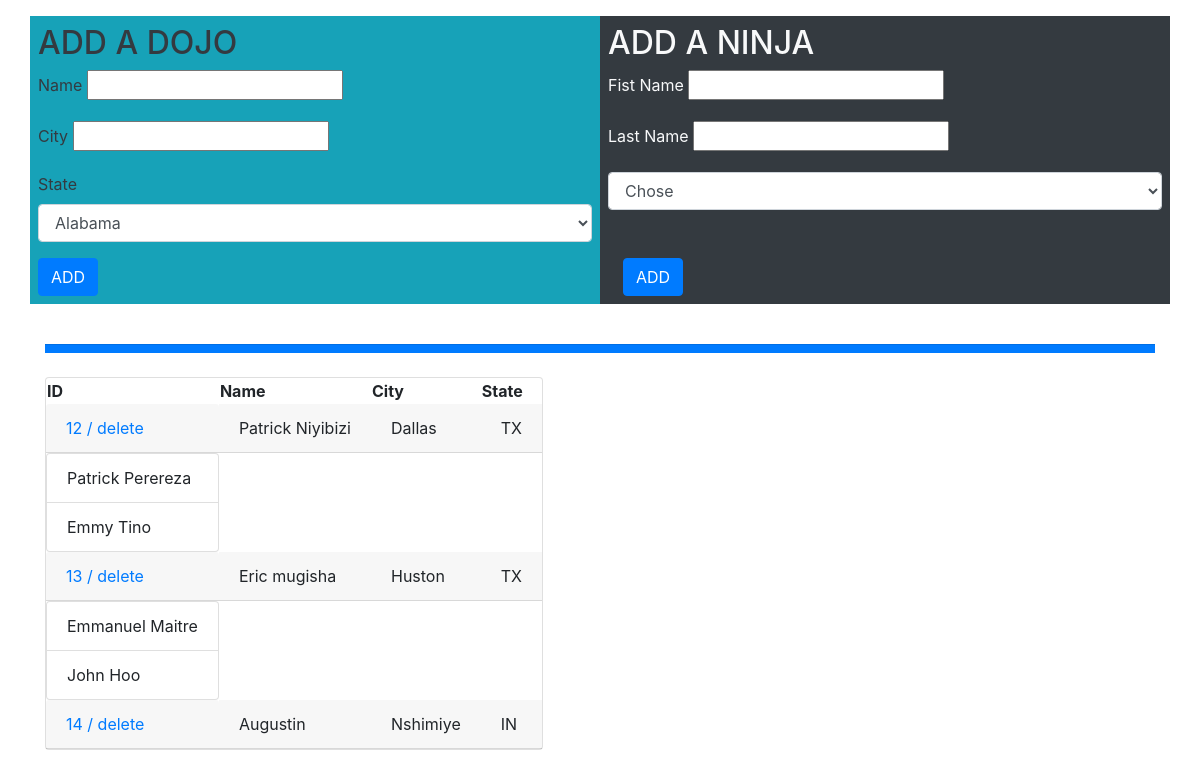
The page / on the database its author committed.
### dojoandninja_app/models.py (models this page shows)
class Dojo(models.Model):
    name = models.CharField(max_length=255)
    city= models.CharField(max_length=255)
    state= models.CharField(max_length=2)
    updated_at = models.DateTimeField(auto_now_add=True)
    created_at = models.DateTimeField(auto_now_add=True)

class Ninja(models.Model):
    first_name = models.CharField(max_length=255)
    last_name = models.CharField(max_length=255)
    dojo=models.ForeignKey(Dojo,related_name="ninjas", on_delete=models.CASCADE)
    updated_at = models.DateTimeField(auto_now_add=True)
    created_at = models.DateTimeField(auto_now=True)

### dojoandninja_app/views.py (the view)
# urls.py: path("",views.index),
def index(request):
    context={
        "all_dojos":Dojo.objects.all()
    }
    return render(request,"index.html" ,context)

### dojoandninja_app/templates/index.html (shortened to what this page needs)
<!DOCTYPE html>
<html lang="en">
<head>
    <link rel="stylesheet" href="https://stackpath.bootstrapcdn.com/bootstrap/4.3.1/css/bootstrap.min.css">
</head>
<body>
    <div class="container mt-3">
        <div class="row">
            <div class="col bg-info p-2 text-dark">
                <h2>ADD A DOJO</h2>
                <form action="/dojos/create" method="post">
                    <div class="form-group">
                        <label for="name">Name</label>
                        <input type="text" name="name" id="name">
                    </div>
                    <div class="form-group">
                        <label for="city">City</label>
                        <input type="text" name="city" id="city">
                    </div>
                    <div class="form-group">
                        <label for="state">State</label>
                        <select  name="state"class="form-control mb-3">
                            <option value="AL">Alabama</option>
                        </select>
                    </div>
                    <input type="submit" value="ADD" class="btn btn-primary">
                </form>
            </div>
            <div class="col bg-dark p-2 text-light">
                <h2>ADD A  NINJA</h2>
                <form action="/ninjas/create" method="post" class="">
                    <div class="form-group">
                        <label for="name">Fist Name</label>
                        <input type="text" name="first_name" id="name">
                    </div>
                    <div class="form-group">
                        <label for="city">Last Name</label>
                        <input type="text" name="last_name" id="city">
                    </div>
                    <div class="containter">
                        <select name="dojo_id" id="ninjas_id"class="form-control">
                            <option value="Choose Dojo">Chose</option>
                        </select>
                    </div>
                    <div class="container">
                        <input type="submit" value="ADD" class="btn btn-primary mt-5">
                    </div>
                </form>
            </div>
        </div><br>
        <hr class="bg-primary p-1">
        <div class="container mt-4 row ">
            <div class="card">
                <table>
                    <thead>
                        <tr>
                            <th>ID</th>
                            <th>Name</th>
                            <th>City</th>
                            <th>State</th>
                        </tr>
                        {% for dojo in all_dojos %}
                    </thead>
                    <tbody>
                        <tr>
                            <td class="card-header"><a href="dojos/{{dojo.id}}/delete"> {{dojo.id}} / delete</a></td>
                            <td class="card-header">{{dojo.name}}</td>
                            <td class="card-header">{{dojo.city}}</td>
                            <td class="card-header">{{dojo.state}}</td>
                        </tr>
                        {% for ninja in dojo.ninjas.all %}
                        <ul class="list-group list-group-flush">
                            <td class="list-group-item">{{ninja.first_name}} {{ninja.last_name}}</td>
                            {% endfor %}
                        </ul>
                    </tbody>
                    {% endfor %}
                </table>
            </div>
        </div>
    </body>
</html>

### rows shown on the page
Dojo: id "12", name "Patrick Niyibizi", city "Dallas", state "TX"
Ninja: first_name "Patrick", last_name "Perereza"
Ninja: first_name "Emmy", last_name "Tino"
Dojo: id "13", name "Eric mugisha", city "Huston", state "TX"
Ninja: first_name "Emmanuel", last_name "Maitre"
Ninja: first_name "John", last_name "Hoo"
Dojo: id "14", name "Augustin", city "Nshimiye", state "IN"
